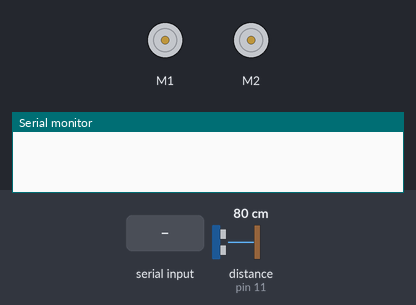
A sketch run on a simulated Arduino Leonardo, built with avr-gcc and run on an emulated ATmega32U4. Shown: 2 × DC motor (green arrow = forward, orange = backward, longer = faster), the last lines printed to the serial monitor. Inputs (shaded band) come from the test bench; at power-on: distance to the obstacle (sensor on pin 11) 80 cm. The echo pulse lasts 58.3 µs per cm.

Above: at 1.2 s.
1.3 s: "m" received over the second serial link
2.8 s: "s" received over the second serial link
At 2.86 s:
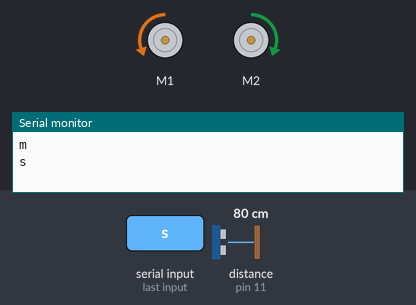
4.4 s: "1" received over the second serial link
Timing chart, 0 to 7.4 s (numbered marks = the images above; inputs shaded):
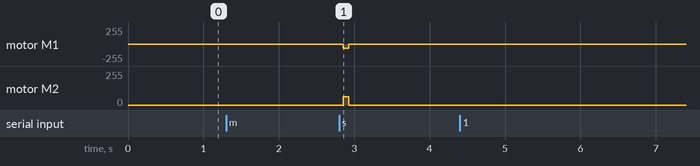

The sketch:

robot_3.ino
```cpp
#include <Wire.h>
#include <Zumo32U4.h>

Zumo32U4Motors motors;

const int ping1 = 11;
char key;
float duration;
bool readytolisten;

typedef union{
   byte bytes[4];
   float f;
}floatToBytes;

floatToBytes distance;

void setup() {
Serial1.begin(9600);
Serial.begin(9600);
}

void loop() {
if (Serial1.available())
{
  key = (char)Serial1.read();
  Serial.println(key);
  if (key == 'm')
    readytolisten = true;
  else if(key== 's' && readytolisten)
  {
          pinMode(ping1, OUTPUT);
          digitalWrite(ping1, LOW);
          delayMicroseconds(2);
          digitalWrite(ping1, HIGH);
          delayMicroseconds(5);
          digitalWrite(ping1, LOW);

          pinMode(ping1, INPUT);
          duration = pulseIn(ping1, HIGH);
          duration /= 29;
          distance.f = duration;
          delay(50);
          motors.setLeftSpeed(-100);
          motors.setRightSpeed(100);
          //motors.setSpeeds(50,-50);
          delay(70);
          motors.setSpeeds(0, 0);
          delay(50);
          Serial1.write(distance.bytes,4);
   }
}
}
```

Measured:
- after the input at 2.8 s, motor M1: stopped → backward 63/255 after 0.06 s, → stopped 0.07 s later; motor M2: stopped → forward 63/255 after 0.06 s, → stopped 0.07 s later
